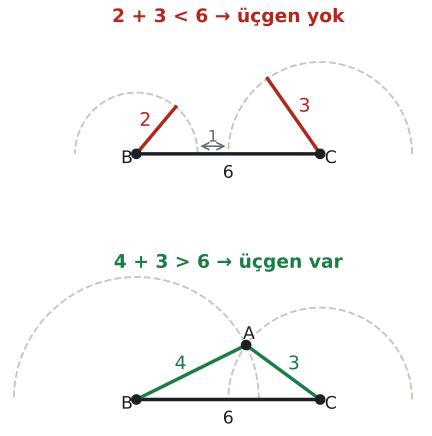

This chart was generated by the following Python code:
import sys; sys.path.insert(0, "tools")
from cizim import *

# Ders, kural 1: taban 6 sabit. Sol: çubuklar 2 ve 3 (2 + 3 < 6, yaylar kesişmez). Sağ: çubuklar 4 ve 3 (4 + 3 > 6, yaylar A'da kesişir).
def kesisim(r1, r2, d):
    x = (d * d + r1 * r1 - r2 * r2) / (2 * d); return np.array([x, np.sqrt(r1 * r1 - x * x)])

fig, axs = plt.subplots(2, 1, figsize=(5.6, 6.4))
for ax, (r1, r2, renk, baslik) in zip(axs, [(2, 3, KIRMIZI, "2 + 3 < 6 → üçgen yok"), (4, 3, YESIL, "4 + 3 > 6 → üçgen var")]):
    ax.set_aspect("equal"); ax.axis("off")
    B = np.array([0.0, 0.0]); C = np.array([6.0, 0.0])
    t = np.linspace(0, np.pi, 200)
    ax.plot(r1 * np.cos(t), r1 * np.sin(t), "--", color=CIZGI, lw=1.4)
    ax.plot(6 + r2 * np.cos(t), r2 * np.sin(t), "--", color=CIZGI, lw=1.4)
    ax.plot(*zip(B, C), color=YAZI, lw=2.6)
    ax.text(3, -0.35, "6", ha="center", va="top")
    if r1 + r2 > 6:
        A = kesisim(r1, r2, 6.0); print("A", A, np.linalg.norm(A - C))
        ax.plot(*zip(B, A, C), color=renk, lw=2.6)
        nokta(ax, *A, "A", dx=-0.1, dy=0.2)
        ax.text(*(A / 2 + np.array([-0.35, 0.1])), str(r1), color=renk, ha="center", fontsize=14)
        ax.text(*((A + C) / 2 + np.array([0.35, 0.1])), str(r2), color=renk, ha="center", fontsize=14)
    else:
        P = r1 * np.array([np.cos(np.radians(50)), np.sin(np.radians(50))])
        Q = C + r2 * np.array([np.cos(np.radians(125)), np.sin(np.radians(125))])
        ax.plot(*zip(B, P), color=renk, lw=2.6); ax.plot(*zip(C, Q), color=renk, lw=2.6)
        ax.text(*(P / 2 + np.array([-0.35, 0.15])), str(r1), color=renk, ha="center", fontsize=14)
        ax.text(*((Q + C) / 2 + np.array([0.35, 0.15])), str(r2), color=renk, ha="center", fontsize=14)
        ax.annotate("", xy=(2.0, 0.25), xytext=(3.0, 0.25), arrowprops=dict(arrowstyle="<->", color=SOLUK, lw=1.2))
        ax.text(2.5, 0.4, "1", color=SOLUK, ha="center", fontsize=12)
    nokta(ax, *B, "B", dx=-0.5, dy=-0.3); nokta(ax, *C, "C", dx=0.15, dy=-0.3)
    ax.text(3, 4.3, baslik, ha="center", fontsize=14, color=renk, fontweight="bold")
    ax.set_xlim(-4.2, 9.4); ax.set_ylim(-0.8, 4.7)
fig.subplots_adjust(hspace=0.08)
kaydet(fig, __file__)
